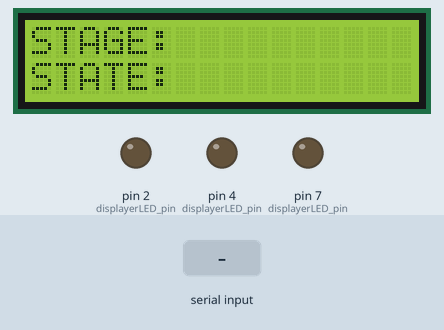
Bench run of a sketch on a simulated Arduino Mega 2560, built with avr-gcc and run on an emulated ATmega2560. On the bench: 16×2 character LCD, output pins drawn as LEDs (lit = HIGH). The inputs (shaded band) are chosen by the test bench. What the sketch prints to the serial monitor is not drawn.

Above: at 1.2 s.
1.3 s: "A1011234344e" received over Serial
At 2.3 s:
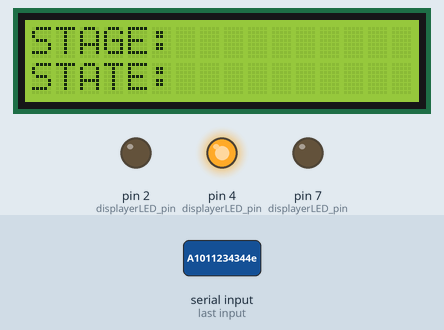
2.8 s: "0e" received over Serial
Timing chart, 0 to 5.8 s (numbered marks = the images above; inputs shaded):
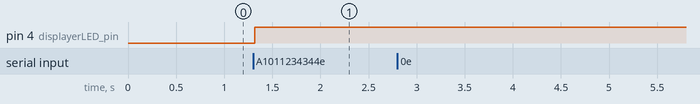

The sketch:

RGB_LED.ino
```cpp
/* serial unavailable */
/* commandStr: Receiver/STAGE/STATE/frontCamLED/sideCamLED/StepperMotor/Pump */


// include all the libraries
#include <LiquidCrystal_PCF8574.h>

LiquidCrystal_PCF8574 lcd(0x27);

// pins
int displayerLED_pin[3] = {2,4,7}; //{23,25,27}; // R,G,B
int frontCamLED_pin[3] = {29,31,33};
int sideCamLED_pin[3] = {35,37,39};


// declarations
String commandStr;
char Receiver, STAGE, STATE, frontCamLED, sideCamLED, stepperMotor, pump, other;

void setup(){
    Serial.begin(9600);
    lcd.begin(16, 2);
    lcd.setBacklight(255);

    lcd.setCursor(0, 0);
    lcd.print("STAGE:     ");
    lcd.setCursor(0, 1);
    lcd.print("STATE:     ");

}

void loop(){

    Serial.println("A039898e");
    if(Serial.available()){
        commandStr = Serial.readStringUntil('e');
        //commandStr = "A1011234344";
            Serial.println("11111");

        Receiver = commandStr[0];
        STAGE = commandStr[1];
        STATE = commandStr[2];
        frontCamLED = commandStr[3];
        sideCamLED = commandStr[4];
        stepperMotor = commandStr[5];
        pump = commandStr[6];
        other = commandStr[7];
    }

//STAGE='1';
//STATE='3';

    // LCD
    //LCD_display_STAGE_STATE(STAGE,STATE);

    // LED
    LED_display_STAGE_STATE(STAGE,STATE);

    if(Receiver=='A'){ // python->arduino

        switch(STAGE){
            case '0':
            {
                // set commandStr: A0....
                // place the to-be-tested code here
            }
            case '1': // N1
            {


            }
            case '2': // N2
            {

            }
            case '3': // N3
            {

            }
            case '4': // T1
            {

            }
            case '5': // T2
            {

            }
            case '6': // T3
            {

            }
            case '7': // U
            {

            }
        }

    }

}

void LCD_display_STAGE_STATE(char stage, char state){

    //lcd.clear();
    lcd.setCursor(0, 0);
    lcd.print("STAGE:     ");
    lcd.setCursor(0, 1);
    lcd.print("STATE:     ");

    lcd.setCursor(6, 0);
    lcd.print(STAGE_char2Str(stage));
    lcd.setCursor(6, 1);
    lcd.print("TRACK");

}


void LED_display_STAGE_STATE(char stage,char state){

    switch (state)
    {
    case '0': // TRACK
        igniteLED(displayerLED_pin,'3'); // green
        break;
    case '1': // TRACK_R
        igniteLED(displayerLED_pin,'5') ;// cyan
        break;
    case '2': // SLOW
        igniteLED(displayerLED_pin,'2'); // red
        break;
    case '3': // DRIFT
        igniteLED(displayerLED_pin,'6'); // yellow
        break;
    case '4': // TURN
        igniteLED(displayerLED_pin,'4'); // blue
        break;
    case '5': // U_TURN
        igniteLED(displayerLED_pin,'4'); // blue
        break;
    case '6': // FIND_SIGN, FIND_FRUIT, FIND_CASE
        igniteLED(displayerLED_pin,'0');
        break;
    case '7': // WATER_CASE
        igniteLED(displayerLED_pin,'7'); // megenta
        break;
    case '8': // TRACK_U
        igniteLED(displayerLED_pin,'5'); // cyan
        break;
    case '9': // SWITCH
        igniteLED(displayerLED_pin,'1'); // white
        break;

    default:
        break;
    }

}


String STAGE_char2Str(char stage){
    switch(stage){
        case '0':
            return "debug";
        case '1':
            return "N1";
        case '2':
            return "N2";
        case '3':
            return "N3";
        case '4':
            return "T1";
        case '5':
            return "T2";
        case '6':
            return "T3";
        case '7':
            return "U";
    }
}


void igniteLED(int LEDpins[] ,char choice){
  int R = LEDpins[0];
  int G = LEDpins[1];
  int B = LEDpins[2];

  switch(choice){
    case '0':
      light(R,G,B,0,0,0);  // light off
      break;

    case '1':
      light(R,G,B,255,255,255);  // white
      break;

    case '2':
      light(R,G,B,255,0,0);  // Red
      break;

    case '3':
      light(R,G,B,0,255,0);  // Green
      break;

    case '4':
      light(R,G,B,0,0,255);  // Blue
      break;

    case '5':
      light(R,G,B,0,255,255);  // Cyan
      break;

    case '6':
      light(R,G,B,255,255,0);  // Yellow
      break;

    case '7':
      light(R,G,B,255,0,255);  // Megenta
      break;

  }
}

void resetLED(){
     igniteLED(displayerLED_pin,'0');
     igniteLED(frontCamLED_pin,'0');
     igniteLED(sideCamLED_pin,'0');
}

void light(int R,int G,int B,int r,int g,int b){
  pinMode(R, OUTPUT);
  pinMode(G, OUTPUT);
  pinMode(B, OUTPUT);

    if(r==0){
      digitalWrite(R,LOW);
    }
    else{
      digitalWrite(R,HIGH);
    }
    if(g==0){
      digitalWrite(G,LOW);
    }
    else{
      digitalWrite(G,HIGH);
    }
    if(b==0){
      digitalWrite(B,LOW);
    }
    else{
      digitalWrite(B,HIGH);
    }

  }
```

Measured:
- after the input at 1.3 s, pin 4 (displayerLED_pin): LOW → HIGH at once
- after the input at 2.8 s, every drawn part: stays the same
